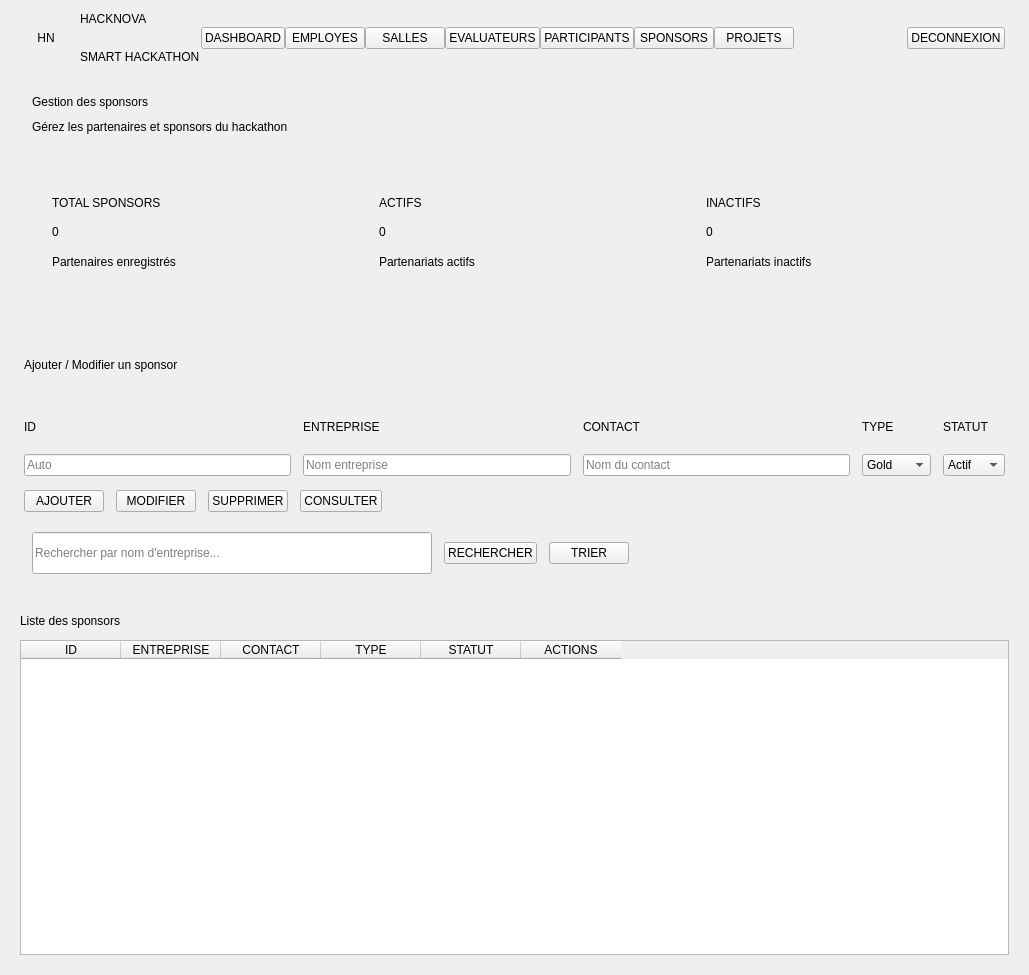
          <widget class="QWidget" name="scrollSponsorsContent">
           <property name="geometry">
            <rect>
             <x>0</x>
             <y>0</y>
             <width>1029</width>
             <height>975</height>
            </rect>
           </property>
           <layout class="QVBoxLayout" name="sponsorsContentLayout">
            <property name="spacing">
             <number>0</number>
            </property>
            <property name="leftMargin">
             <number>0</number>
            </property>
            <property name="topMargin">
             <number>0</number>
            </property>
            <property name="rightMargin">
             <number>0</number>
            </property>
            <property name="bottomMargin">
             <number>0</number>
            </property>
            <item>
             <widget class="QFrame" name="frameNavbarSponsors">
              <property name="minimumSize">
               <size>
                <width>0</width>
                <height>76</height>
               </size>
              </property>
              <property name="maximumSize">
               <size>
                <width>16777215</width>
                <height>76</height>
               </size>
              </property>
              <layout class="QHBoxLayout" name="navbarSponLayout">
               <property name="spacing">
                <number>0</number>
               </property>
               <property name="leftMargin">
                <number>24</number>
               </property>
               <property name="topMargin">
                <number>0</number>
               </property>
               <property name="rightMargin">
                <number>24</number>
               </property>
               <property name="bottomMargin">
                <number>0</number>
               </property>
               <item>
                <widget class="QLabel" name="sbLogoSpon">
                 <property name="minimumSize">
                  <size>
                   <width>44</width>
                   <height>44</height>
                  </size>
                 </property>
                 <property name="maximumSize">
                  <size>
                   <width>44</width>
                   <height>44</height>
                  </size>
                 </property>
                 <property name="text">
                  <string>HN</string>
                 </property>
                 <property name="alignment">
                  <set>Qt::AlignmentFlag::AlignCenter</set>
                 </property>
                </widget>
               </item>
               <item>
                <layout class="QVBoxLayout" name="brandSponLayout">
                 <property name="spacing">
                  <number>0</number>
                 </property>
                 <property name="leftMargin">
                  <number>12</number>
                 </property>
                 <item>
                  <widget class="QLabel" name="sbBrandSpon">
                   <property name="text">
                    <string>HACKNOVA</string>
                   </property>
                  </widget>
                 </item>
                 <item>
                  <widget class="QLabel" name="sbSubSpon">
                   <property name="text">
                    <string>SMART HACKATHON</string>
                   </property>
                  </widget>
                 </item>
                </layout>
               </item>
               <item>
                <widget class="QFrame" name="sbSepSpon">
                 <property name="minimumSize">
                  <size>
                   <width>1</width>
                   <height>40</height>
                  </size>
                 </property>
                 <property name="maximumSize">
                  <size>
                   <width>1</width>
                   <height>40</height>
                  </size>
                 </property>
                </widget>
               </item>
               <item>
                <widget class="QPushButton" name="navDashboardSponsors">
                 <property name="cursor">
                  <cursorShape>PointingHandCursor</cursorShape>
                 </property>
                 <property name="text">
                  <string>DASHBOARD</string>
                 </property>
                </widget>
               </item>
               <item>
                <widget class="QPushButton" name="navEmployesSponsors">
                 <property name="cursor">
                  <cursorShape>PointingHandCursor</cursorShape>
                 </property>
                 <property name="text">
                  <string>EMPLOYES</string>
                 </property>
                </widget>
               </item>
               <item>
                <widget class="QPushButton" name="navSallesSponsors">
                 <property name="cursor">
                  <cursorShape>PointingHandCursor</cursorShape>
                 </property>
                 <property name="text">
                  <string>SALLES</string>
                 </property>
                </widget>
               </item>
               <item>
                <widget class="QPushButton" name="navEvaluateursSponsors">
                 <property name="cursor">
                  <cursorShape>PointingHandCursor</cursorShape>
                 </property>
                 <property name="text">
                  <string>EVALUATEURS</string>
                 </property>
                </widget>
               </item>
               <item>
                <widget class="QPushButton" name="navParticipantsSponsors">
                 <property name="cursor">
                  <cursorShape>PointingHandCursor</cursorShape>
                 </property>
                 <property name="text">
                  <string>PARTICIPANTS</string>
                 </property>
                </widget>
               </item>
               <item>
                <widget class="QPushButton" name="navSponsorsSponsors">
                 <property name="cursor">
                  <cursorShape>PointingHandCursor</cursorShape>
                 </property>
                 <property name="text">
                  <string>SPONSORS</string>
                 </property>
                </widget>
               </item>
               <item>
                <widget class="QPushButton" name="navProjetsSponsors">
                 <property name="cursor">
                  <cursorShape>PointingHandCursor</cursorShape>
                 </property>
                 <property name="text">
                  <string>PROJETS</string>
                 </property>
                </widget>
               </item>
               <item>
                <spacer name="navbarSponSpacer">
                 <property name="orientation">
                  <enum>Qt::Orientation::Horizontal</enum>
                 </property>
                 <property name="sizeHint" stdset="0">
                  <size>
                   <width>40</width>
                   <height>20</height>
                  </size>
                 </property>
                </spacer>
               </item>
               <item>
                <widget class="QPushButton" name="navDeconnexionSponsors">
                 <property name="cursor">
                  <cursorShape>PointingHandCursor</cursorShape>
                 </property>
                 <property name="text">
                  <string>DECONNEXION</string>
                 </property>
                </widget>
               </item>
              </layout>
             </widget>
            </item>
            <item>
             <widget class="QFrame" name="frameTopbarSponsors">
              <property name="minimumSize">
               <size>
                <width>0</width>
                <height>76</height>
               </size>
              </property>
              <property name="maximumSize">
               <size>
                <width>16777215</width>
                <height>76</height>
               </size>
              </property>
              <layout class="QVBoxLayout" name="topbarSponLayout">
               <property name="spacing">
                <number>2</number>
               </property>
               <property name="leftMargin">
                <number>32</number>
               </property>
               <property name="topMargin">
                <number>14</number>
               </property>
               <property name="rightMargin">
                <number>32</number>
               </property>
               <property name="bottomMargin">
                <number>14</number>
               </property>
               <item>
                <widget class="QLabel" name="topbarTitleSpon">
                 <property name="text">
                  <string>Gestion des sponsors</string>
                 </property>
                </widget>
               </item>
               <item>
                <widget class="QLabel" name="topbarSubSpon">
                 <property name="text">
                  <string>Gérez les partenaires et sponsors du hackathon</string>
                 </property>
                </widget>
               </item>
              </layout>
             </widget>
            </item>
            <item>
             <layout class="QHBoxLayout" name="statsSponLayout">
              <property name="spacing">
               <number>16</number>
              </property>
              <property name="leftMargin">
               <number>32</number>
              </property>
              <property name="topMargin">
               <number>20</number>
              </property>
              <property name="rightMargin">
               <number>32</number>
              </property>
              <property name="bottomMargin">
               <number>20</number>
              </property>
              <item>
               <widget class="QFrame" name="cardSponStat1">
                <property name="minimumSize">
                 <size>
                  <width>0</width>
                  <height>120</height>
                 </size>
                </property>
                <layout class="QVBoxLayout" name="cardSponStat1Layout">
                 <property name="spacing">
                  <number>4</number>
                 </property>
                 <property name="leftMargin">
                  <number>20</number>
                 </property>
                 <property name="topMargin">
                  <number>18</number>
                 </property>
                 <property name="rightMargin">
                  <number>20</number>
                 </property>
                 <property name="bottomMargin">
                  <number>18</number>
                 </property>
                 <item>
                  <widget class="QLabel" name="cardSponTitle1">
                   <property name="text">
                    <string>TOTAL SPONSORS</string>
                   </property>
                  </widget>
                 </item>
                 <item>
                  <widget class="QLabel" name="cardSponValue1">
                   <property name="text">
                    <string>0</string>
                   </property>
                  </widget>
                 </item>
                 <item>
                  <widget class="QLabel" name="cardSponSub1">
                   <property name="text">
                    <string>Partenaires enregistrés</string>
                   </property>
                  </widget>
                 </item>
                </layout>
               </widget>
              </item>
              <item>
               <widget class="QFrame" name="cardSponStat2">
                <property name="minimumSize">
                 <size>
                  <width>0</width>
                  <height>120</height>
                 </size>
                </property>
                <layout class="QVBoxLayout" name="cardSponStat2Layout">
                 <property name="spacing">
                  <number>4</number>
                 </property>
                 <property name="leftMargin">
                  <number>20</number>
                 </property>
                 <property name="topMargin">
                  <number>18</number>
                 </property>
                 <property name="rightMargin">
                  <number>20</number>
                 </property>
                 <property name="bottomMargin">
                  <number>18</number>
                 </property>
                 <item>
                  <widget class="QLabel" name="cardSponTitle2">
                   <property name="text">
                    <string>ACTIFS</string>
                   </property>
                  </widget>
                 </item>
                 <item>
                  <widget class="QLabel" name="cardSponValue2">
                   <property name="text">
                    <string>0</string>
                   </property>
                  </widget>
                 </item>
                 <item>
                  <widget class="QLabel" name="cardSponSub2">
                   <property name="text">
                    <string>Partenariats actifs</string>
                   </property>
                  </widget>
                 </item>
                </layout>
               </widget>
              </item>
              <item>
               <widget class="QFrame" name="cardSponStat3">
                <property name="minimumSize">
                 <size>
                  <width>0</width>
                  <height>120</height>
                 </size>
                </property>
                <layout class="QVBoxLayout" name="cardSponStat3Layout">
                 <property name="spacing">
                  <number>4</number>
                 </property>
                 <property name="leftMargin">
                  <number>20</number>
                 </property>
                 <property name="topMargin">
                  <number>18</number>
                 </property>
                 <property name="rightMargin">
                  <number>20</number>
                 </property>
                 <property name="bottomMargin">
                  <number>18</number>
                 </property>
                 <item>
                  <widget class="QLabel" name="cardSponTitle3">
                   <property name="text">
                    <string>INACTIFS</string>
                   </property>
                  </widget>
                 </item>
                 <item>
                  <widget class="QLabel" name="cardSponValue3">
                   <property name="text">
                    <string>0</string>
                   </property>
                  </widget>
                 </item>
                 <item>
                  <widget class="QLabel" name="cardSponSub3">
                   <property name="text">
                    <string>Partenariats inactifs</string>
                   </property>
                  </widget>
                 </item>
                </layout>
               </widget>
              </item>
             </layout>
            </item>
            <item>
             <widget class="QFrame" name="cardFormSponsors">
              <property name="minimumSize">
               <size>
                <width>0</width>
                <height>220</height>
               </size>
              </property>
              <layout class="QVBoxLayout" name="formSponLayout">
               <property name="spacing">
                <number>14</number>
               </property>
               <property name="leftMargin">
                <number>24</number>
               </property>
               <property name="topMargin">
                <number>20</number>
               </property>
               <property name="rightMargin">
                <number>24</number>
               </property>
               <property name="bottomMargin">
                <number>20</number>
               </property>
               <item>
                <widget class="QLabel" name="formTitleSpon">
                 <property name="text">
                  <string>Ajouter / Modifier un sponsor</string>
                 </property>
                </widget>
               </item>
               <item>
                <layout class="QGridLayout" name="formSponGrid">
                 <property name="spacing">
                  <number>12</number>
                 </property>
                 <item row="0" column="0">
                  <widget class="QLabel" name="lblSponID">
                   <property name="text">
                    <string>ID</string>
                   </property>
                  </widget>
                 </item>
                 <item row="0" column="1">
                  <widget class="QLabel" name="lblSponEntreprise">
                   <property name="text">
                    <string>ENTREPRISE</string>
                   </property>
                  </widget>
                 </item>
                 <item row="0" column="2">
                  <widget class="QLabel" name="lblSponContact">
                   <property name="text">
                    <string>CONTACT</string>
                   </property>
                  </widget>
                 </item>
                 <item row="0" column="3">
                  <widget class="QLabel" name="lblSponType">
                   <property name="text">
                    <string>TYPE</string>
                   </property>
                  </widget>
                 </item>
                 <item row="0" column="4">
                  <widget class="QLabel" name="lblSponStatut">
                   <property name="text">
                    <string>STATUT</string>
                   </property>
                  </widget>
                 </item>
                 <item row="1" column="0">
                  <widget class="QLineEdit" name="lineEditSponID">
                   <property name="readOnly">
                    <bool>true</bool>
                   </property>
                   <property name="placeholderText">
                    <string>Auto</string>
                   </property>
                  </widget>
                 </item>
                 <item row="1" column="1">
                  <widget class="QLineEdit" name="lineEditSponEntreprise">
                   <property name="placeholderText">
                    <string>Nom entreprise</string>
                   </property>
                  </widget>
                 </item>
                 <item row="1" column="2">
                  <widget class="QLineEdit" name="lineEditSponContact">
                   <property name="placeholderText">
                    <string>Nom du contact</string>
                   </property>
                  </widget>
                 </item>
                 <item row="1" column="3">
                  <widget class="QComboBox" name="comboBoxSponType">
                   <item>
                    <property name="text">
                     <string>Gold</string>
                    </property>
                   </item>
                   <item>
                    <property name="text">
                     <string>Silver</string>
                    </property>
                   </item>
                   <item>
                    <property name="text">
                     <string>Bronze</string>
                    </property>
                   </item>
                  </widget>
                 </item>
                 <item row="1" column="4">
                  <widget class="QComboBox" name="comboBoxSponStatut">
                   <item>
                    <property name="text">
                     <string>Actif</string>
                    </property>
                   </item>
                   <item>
                    <property name="text">
                     <string>Inactif</string>
                    </property>
                   </item>
                  </widget>
                 </item>
                </layout>
               </item>
               <item>
                <layout class="QHBoxLayout" name="formSponButtonsLayout">
                 <property name="spacing">
                  <number>12</number>
                 </property>
                 <item>
                  <widget class="QPushButton" name="btnSponAjouter">
                   <property name="cursor">
                    <cursorShape>PointingHandCursor</cursorShape>
                   </property>
                   <property name="text">
                    <string>AJOUTER</string>
                   </property>
                  </widget>
                 </item>
                 <item>
                  <widget class="QPushButton" name="btnSponModifier">
                   <property name="cursor">
                    <cursorShape>PointingHandCursor</cursorShape>
                   </property>
                   <property name="text">
                    <string>MODIFIER</string>
                   </property>
                  </widget>
                 </item>
                 <item>
                  <widget class="QPushButton" name="btnSponSupprimer">
                   <property name="cursor">
                    <cursorShape>PointingHandCursor</cursorShape>
                   </property>
                   <property name="text">
                    <string>SUPPRIMER</string>
                   </property>
                  </widget>
                 </item>
                 <item>
                  <widget class="QPushButton" name="btnSponConsulter">
                   <property name="cursor">
                    <cursorShape>PointingHandCursor</cursorShape>
                   </property>
                   <property name="text">
                    <string>CONSULTER</string>
                   </property>
                  </widget>
                 </item>
                 <item>
                  <spacer name="formSponBtnSpacer">
                   <property name="orientation">
                    <enum>Qt::Orientation::Horizontal</enum>
                   </property>
                   <property name="sizeHint" stdset="0">
                    <size>
                     <width>40</width>
                     <height>20</height>
                    </size>
                   </property>
                  </spacer>
                 </item>
                </layout>
               </item>
              </layout>
             </widget>
            </item>
            <item>
             <layout class="QHBoxLayout" name="searchSponLayout">
              <property name="spacing">
               <number>12</number>
              </property>
              <property name="leftMargin">
               <number>32</number>
              </property>
              <property name="topMargin">
               <number>0</number>
              </property>
              <property name="rightMargin">
               <number>32</number>
              </property>
              <property name="bottomMargin">
               <number>20</number>
              </property>
              <item>
               <widget class="QLineEdit" name="lineEditRechercheSpon">
                <property name="minimumSize">
                 <size>
                  <width>400</width>
                  <height>42</height>
                 </size>
                </property>
                <property name="placeholderText">
                 <string>Rechercher par nom d'entreprise...</string>
                </property>
               </widget>
              </item>
              <item>
               <widget class="QPushButton" name="btnSponRechercher">
                <property name="cursor">
                 <cursorShape>PointingHandCursor</cursorShape>
                </property>
                <property name="text">
                 <string>RECHERCHER</string>
                </property>
               </widget>
              </item>
              <item>
               <widget class="QPushButton" name="btnSponTrier">
                <property name="cursor">
                 <cursorShape>PointingHandCursor</cursorShape>
                </property>
                <property name="text">
                 <string>TRIER</string>
                </property>
               </widget>
              </item>
              <item>
               <spacer name="searchSponSpacer">
                <property name="orientation">
                 <enum>Qt::Orientation::Horizontal</enum>
                </property>
                <property name="sizeHint" stdset="0">
                 <size>
                  <width>40</width>
                  <height>20</height>
                 </size>
                </property>
               </spacer>
              </item>
             </layout>
            </item>
            <item>
             <widget class="QFrame" name="cardTableSponsors">
              <property name="minimumSize">
               <size>
                <width>0</width>
                <height>380</height>
               </size>
              </property>
              <layout class="QVBoxLayout" name="tableSponLayout">
               <property name="spacing">
                <number>12</number>
               </property>
               <property name="leftMargin">
                <number>20</number>
               </property>
               <property name="topMargin">
                <number>20</number>
               </property>
               <property name="rightMargin">
                <number>20</number>
               </property>
               <property name="bottomMargin">
                <number>20</number>
               </property>
               <item>
                <widget class="QLabel" name="tableTitleSpon">
                 <property name="text">
                  <string>Liste des sponsors</string>
                 </property>
                </widget>
               </item>
               <item>
                <widget class="QTableWidget" name="tableWidgetSponsors">
                 <property name="alternatingRowColors">
                  <bool>true</bool>
                 </property>
                 <property name="selectionBehavior">
                  <enum>QAbstractItemView::SelectionBehavior::SelectRows</enum>
                 </property>
                 <column>
                  <property name="text">
                   <string>ID</string>
                  </property>
                 </column>
                 <column>
                  <property name="text">
                   <string>ENTREPRISE</string>
                  </property>
                 </column>
                 <column>
                  <property name="text">
                   <string>CONTACT</string>
                  </property>
                 </column>
                 <column>
                  <property name="text">
                   <string>TYPE</string>
                  </property>
                 </column>
                 <column>
                  <property name="text">
                   <string>STATUT</string>
                  </property>
                 </column>
                 <column>
                  <property name="text">
                   <string>ACTIONS</string>
                  </property>
                 </column>
                </widget>
               </item>
              </layout>
             </widget>
            </item>
           </layout>
          </widget>
